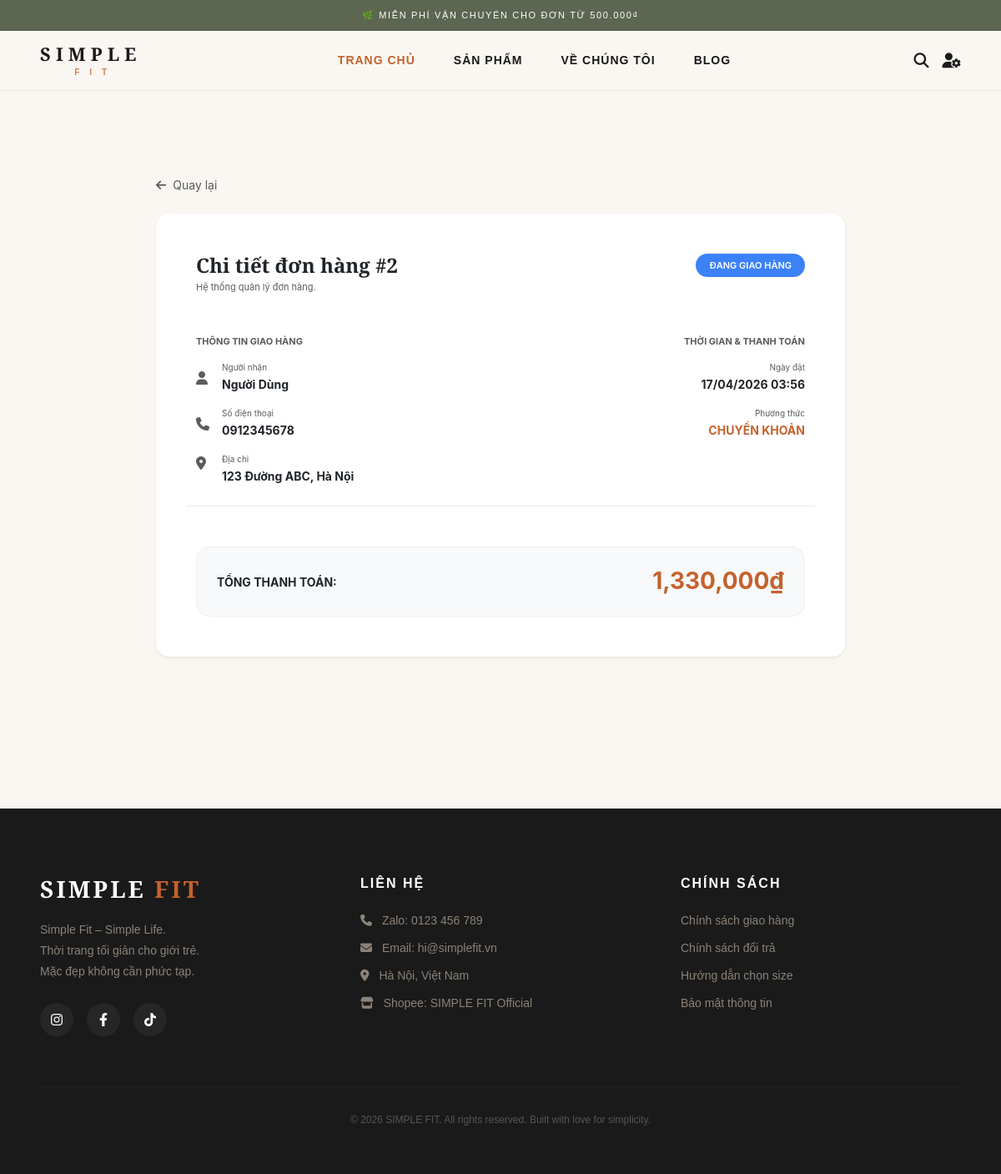
The app's page /order-detail.php?id=2 (signed in) with its own data.
### tables this page shows
CREATE TABLE `donhang` (
  `maDH` bigint(20) NOT NULL,
  `maKH` bigint(20) DEFAULT NULL,
  `maNV` bigint(20) DEFAULT NULL,
  `hoTen` varchar(100) DEFAULT NULL,
  `email` varchar(100) DEFAULT NULL,
  `soDienThoai` varchar(20) DEFAULT NULL,
  `diaChi` varchar(255) DEFAULT NULL,
  `tongTien` decimal(15,2) DEFAULT NULL,
  `phiShip` decimal(15,2) DEFAULT 0.00,
  `phuongThucThanhToan` varchar(50) DEFAULT NULL,
  `trangThai` varchar(50) DEFAULT 'Chờ xác nhận',
  `ngayTao` timestamp NOT NULL DEFAULT current_timestamp()
);

### order-detail.php (the view, shortened to what this page needs)
<?php
require_once 'includes/db.php';
$order_id = isset($_GET['id']) ? intval($_GET['id']) : 0;
$user_id = $_SESSION['user']['maND'] ?? $_SESSION['user']['id'];
$is_admin = (isset($_SESSION['user']['role']) && $_SESSION['user']['role'] === 'ADMIN');
if ($is_admin) {
    $sql_order = "SELECT * FROM DonHang WHERE maDH = '$order_id'";
} else {
    $sql_order = "SELECT d.*, k.maND FROM DonHang d JOIN KhachHang k ON d.maKH = k.maKH WHERE d.maDH = '$order_id' AND k.maND = '$user_id'";
}
$res_order = mysqli_query($conn, $sql_order);
$order = mysqli_fetch_assoc($res_order);
include 'includes/header.php';
?>
<main class="py-5" style="background-color: #FAF7F2; min-height: 100vh; padding-top: 100px !important;">
    <div class="container" style="max-width: 850px;">
        <a href="<?php echo $is_admin ? 'admin.php?tab=orders' : 'profile.php?tab=orders'; ?>" class="text-decoration-none text-muted small mb-4 d-inline-block">
            <i class="fa-solid fa-arrow-left me-2"></i>Quay lại
        </a>
        <div class="card border-0 shadow-sm rounded-4 overflow-hidden mb-4">
            <div class="card-body p-4 p-md-5">
                <div class="d-flex justify-content-between align-items-start mb-5">
                    <div>
                        <h2 class="h4 fw-bold mb-1" style="font-family: 'Cormorant Garamond', serif;">Chi tiết đơn hàng #<?php echo $order_id; ?></h2>
                        <p class="extra-small text-muted mb-0">Hệ thống quản lý đơn hàng.</p>
                    </div>
                    <div class="status-box text-end">
                        <?php
                        $st = $order['trangThai'];
                        if ($is_admin): ?>
                            <form method="POST" class="d-flex flex-column align-items-end gap-2">
                                <?php if($st == 'CHUA_THANH_TOAN'): ?>
                                    <button type="submit" name="set_pending_id" class="badge-status border-0" style="background-color:#6B7280; color:white; padding: 6px 16px; border-radius: 50px; font-size: 11px; font-weight:600; text-transform:uppercase;">Chưa thanh toán</button>
                                <?php elseif($st == 'CHO_XAC_NHAN'): ?>
                                    <button type="submit" name="set_shipping_id" class="badge-status border-0" style="background-color:#F59E0B; color:white; padding: 6px 16px; border-radius: 50px; font-size: 11px; font-weight:600; text-transform:uppercase;">Chờ xử lý</button>
                                <?php elseif($st == 'DA_GIAO_HANG'): ?>
                                    <button type="submit" name="set_complete_id" class="badge-status border-0" style="background-color:#3B82F6; color:white; padding: 6px 16px; border-radius: 50px; font-size: 11px; font-weight:600; text-transform:uppercase;">Đang giao hàng</button>
                                <?php elseif($st == 'CHO_HOAN_TIEN'): ?>
                                    <button type="submit" name="confirm_refund_id" class="badge-status border-0" style="background-color:#F59E0B; color:white; padding: 6px 16px; border-radius: 50px; font-size: 11px; font-weight:600; text-transform:uppercase;">Hoàn tiền</button>
                                <?php elseif($st == 'HOAN_TAT'): ?>
                                    <span class="badge-status" style="background-color:#10B981; color:white; padding: 6px 16px; border-radius: 50px; font-size: 11px; font-weight:600;">Hoàn tất</span>
                                <?php elseif($st == 'DA_HUY'): ?>
                                    <span class="badge-status" style="background-color:#9CA3AF; color:white; padding: 6px 16px; border-radius: 50px; font-size: 11px; font-weight:600;">Đã hoàn tiền</span>
                                <?php endif; ?>
                            </form>
                        <?php endif; ?>
                    </div>
                </div>
                <div class="row g-4 mb-5 pb-4 border-bottom" style="border-color: #EDE8DF !important;">
                    <div class="col-md-7">
                        <p class="extra-small text-muted text-uppercase fw-bold mb-3 tracking-wider">Thông tin giao hàng</p>
                        <div class="d-flex align-items-center mb-3">
                            <i class="fa-solid fa-user text-muted me-3" style="width: 15px;"></i>
                            <div><span class="extra-small text-muted d-block" style="font-size: 10px;">Người nhận</span><span class="small fw-bold"><?php echo htmlspecialchars($order['hoTen']); ?></span></div>
                        </div>
                        <div class="d-flex align-items-center mb-3">
                            <i class="fa-solid fa-phone text-muted me-3" style="width: 15px;"></i>
                            <div><span class="extra-small text-muted d-block" style="font-size: 10px;">Số điện thoại</span><span class="small fw-bold"><?php echo htmlspecialchars($order['soDienThoai'] ?? $order['sdt']); ?></span></div>
                        </div>
                        <div class="d-flex align-items-start">
                            <i class="fa-solid fa-location-dot text-muted me-3 mt-1" style="width: 15px;"></i>
                            <div><span class="extra-small text-muted d-block" style="font-size: 10px;">Địa chỉ</span><span class="small fw-bold"><?php echo htmlspecialchars($order['diaChi']); ?></span></div>
                        </div>
                    </div>
                    <div class="col-md-5 text-md-end">
                        <p class="extra-small text-muted text-uppercase fw-bold mb-3 tracking-wider">Thời gian & Thanh toán</p>
                        <div class="mb-3"><span class="extra-small text-muted d-block" style="font-size: 10px;">Ngày đặt</span><span class="small fw-bold"><?php echo date('d/m/Y H:i', strtotime($order['ngayTao'])); ?></span></div>
                        <div><span class="extra-small text-muted d-block" style="font-size: 10px;">Phương thức</span><span class="small fw-bold text-uppercase" style="color: #C4622D;"><?php echo $order['phuongThucThanhToan']; ?></span></div>
                    </div>
                </div>
                <div class="p-4 rounded-4" style="background-color: #f8f9fa; border: 1px solid #eee;">
                    <div class="d-flex justify-content-between align-items-center">
                        <span class="fw-bold small text-uppercase">Tổng thanh toán:</span>
                        <span class="h3 fw-bold mb-0" style="color: #C4622D;"><?php echo number_format($order['tongTien']); ?>₫</span>
                    </div>
                </div>
            </div>
        </div>
    </div>
</main>
<?php include 'includes/footer.php'; ?>

### assets/css/base.css (style rules this page uses)
:root { --mau-bg: #FAF7F2; --mau-gold: #C4622D; --mau-text: #1A1A1A; }
body { font-family: 'Inter', sans-serif; background-color: var(--mau-bg); color: var(--mau-text); }
a { text-decoration: none !important; color: inherit; }

### assets/css/home.css (style rules this page uses)
:root { --mau-bg: #FAF7F2; --mau-gold: #C4622D; --mau-text: #1A1A1A; }

### assets/css/admin.css (style rules this page uses)
:root { --admin-bg: #FAF7F2; --admin-card: #EDE8DF; --admin-primary: #C4622D; --admin-text: #1A1A1A; --admin-muted: #8C8279; --admin-border: #D4CEBE; }
.extra-small { font-size: 11px; }
.badge-status { border-radius: 50px; padding: 5px 14px; font-size: 10px; font-weight: 700; text-transform: uppercase; color: white; border: none; display: inline-block; }

### assets/css/auth-account.css (style rules this page uses)
.badge-status { border-radius: 50px; padding: 4px 12px; font-size: 11px; font-weight: 600; text-transform: uppercase; display: inline-block; text-align: center; }

### records on screen
donhang: hoTen "Người Dùng", soDienThoai "0912345678", diaChi "123 Đường ABC, Hà Nội", ngayTao "17/04/2026 03:56", phuongThucThanhToan "CHUYỂN KHOẢN", tongTien "1,330,000"

### other values on screen
$order_id "2"
